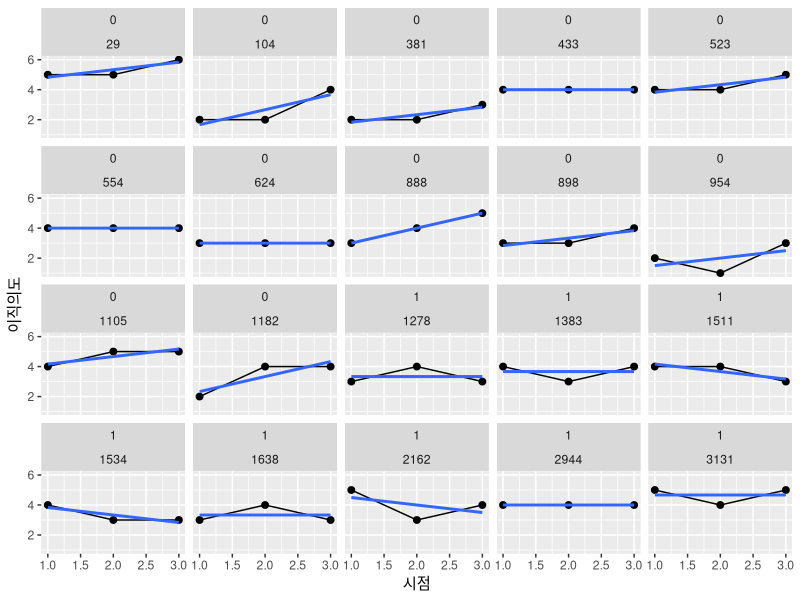
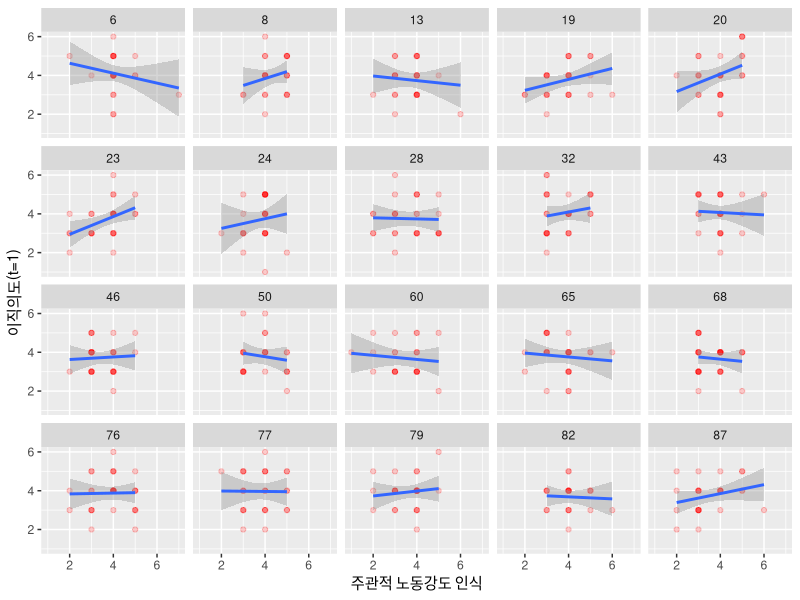
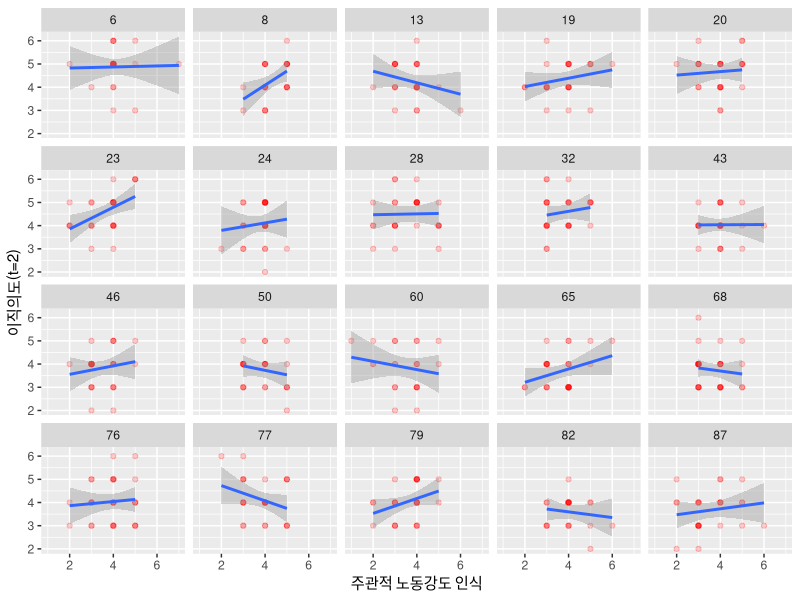
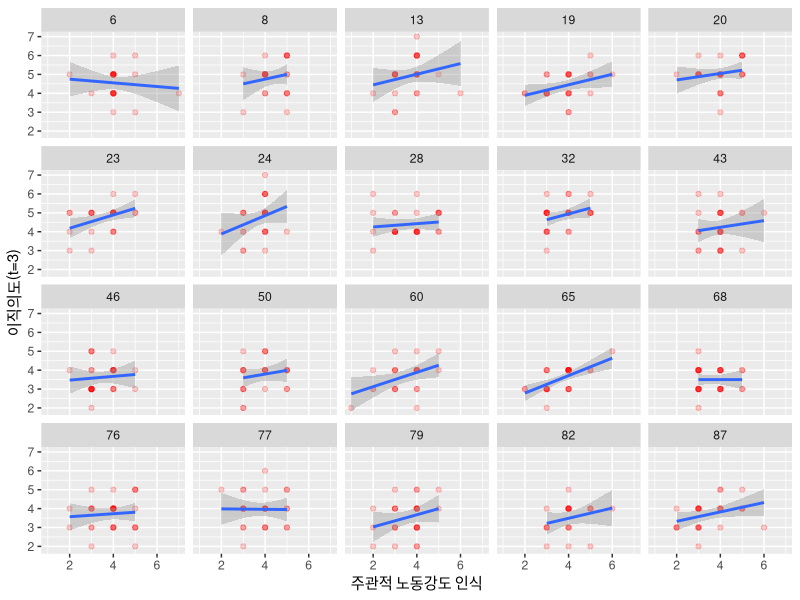
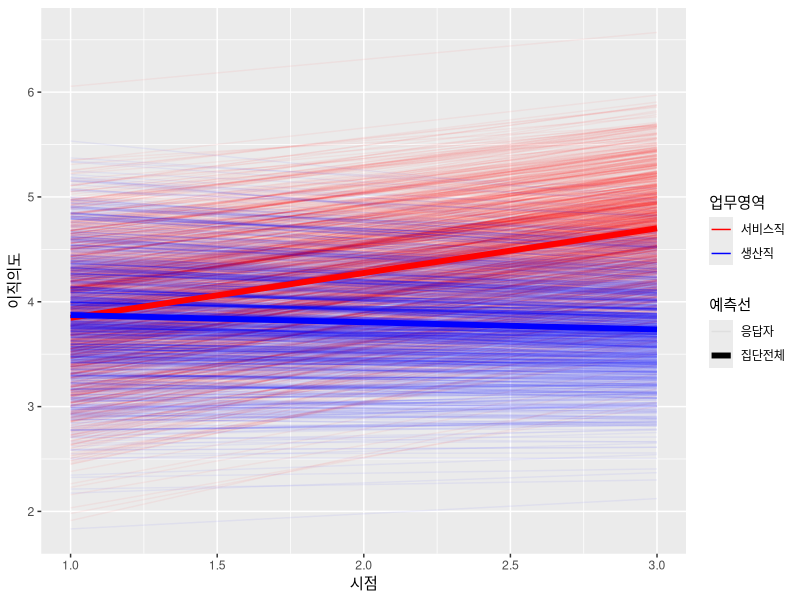
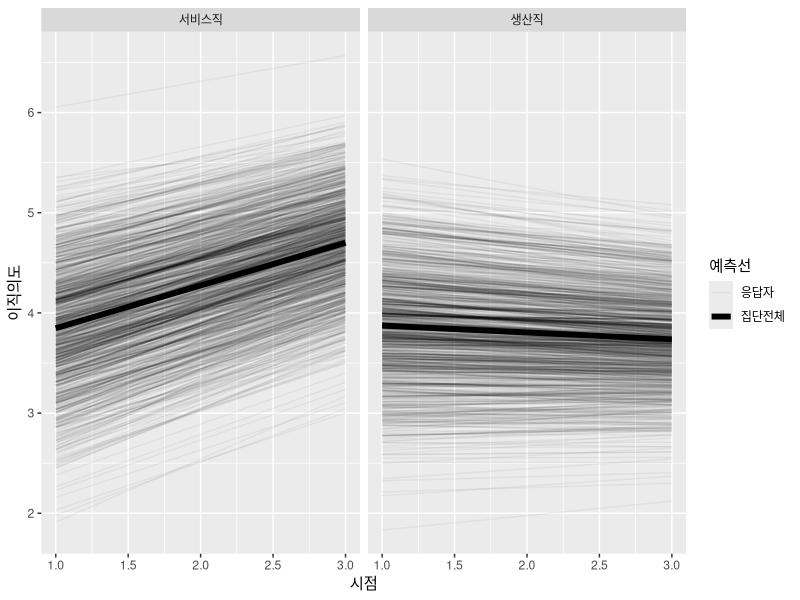

Write the R code that produced these figures, in order.
########################################################
#R를 이용한 다층모형 분석###############################
########################################################

########################################################
#제3부 다층모형 구성 및 추정############################
#02장 3층모형###########################################
#01절 군집형 시계열 데이터(clustered longitudinal data)#
########################################################
#다층모형 추정 및 사전처리를 위한 라이브러리 구동
library('lme4')
library('lmerTest')
library('tidyverse')
#3층 군집형 데이터 불러오기 
setwd("D:/data")
#3수준 데이터 
#군집형 시계열 데이터의 경우 
level3 <- read.csv("my3level_repeat.csv",header=TRUE)
head(level3)
#수준별 사례수를 살펴보자. 
length(unique(level3$pid))
length(unique(level3$gid))

#ix 변수에 대해 집단평균 중심화변환 실시
level3 <- group_by(level3,gid) %>% 
  mutate(gm.ix = ix - mean(ix))
round(level3,2)

#집단수준변수의 경우 가변수이기 때문에 비교코딩 실시
level3$cc.gx <- ifelse(level3$gx==0,-1,1)
table(level3$gx,level3$cc.gx)
#집단크기변수, 집단별 ix 평균 을 위해 집산  
temp <- group_by(level3,gid) %>% 
  summarise(gsize=length(gid),gmix=mean(ix))
temp <- mutate(temp,am.gsize=gsize-mean(gsize),
               am.gmix=gmix-mean(gmix))
#집단수준변수를 데이터에 통합
level3 <- inner_join(level3,temp,by='gid')

#이제 넓은 형태 데이터를 긴형태 데이터로 바꾸자. 
clus.rpt <- reshape(data.frame(level3),idvar='pid',
                    varying=list(3:5),v.names = "y",
                    direction='long')
round(head(clus.rpt),2)
#시간수준변수의 경우 집단평균 중심화변환 
clus.rpt <- group_by(clus.rpt,pid) %>% 
  mutate(gm.time=time-mean(time))
round(clus.rpt,2)

#시간에 따른 변화패턴: 무작위로 20명의 사례를 선정하였음 
clus.rpt.20 <- arrange(clus.rpt,pid)
length.pid <- length(unique(clus.rpt$pid))
clus.rpt.20$myselect <- rep(sample(1:length.pid,
                                   size=length.pid,replace=FALSE),each=3)
clus.rpt.20 <- filter(clus.rpt.20,myselect<21) %>% arrange(pid,time)
clus.rpt.20
ggplot(clus.rpt.20,aes(x=time,y=y))+
  geom_line(stat='identity')+
  geom_point(size=2)+
  geom_smooth(se = FALSE, method = "lm")+
  labs(x='시점',y='이직의도')+
  facet_wrap(~gx+pid)

#집단내의 개인차에 따른 변화패턴: 무작위로 20개의 집단을 선정하였음 
group.select <- data.frame(1:90,sample(1:90,size=90,replace=FALSE))
colnames(group.select) <- c('gid','myrandom')
clus.rpt.20 <- inner_join(clus.rpt,group.select,by='gid')
clus.rpt.20 <- filter(clus.rpt.20,myrandom<21)
ggplot(data=subset(clus.rpt.20,time==1),aes(y=y,x=ix))+
  geom_point(size=1.5,alpha=0.2,colour='red')+
  geom_smooth(method='lm')+
  facet_wrap(~gid)+
  labs(x='주관적 노동강도 인식',y='이직의도(t=1)')
ggplot(data=subset(clus.rpt.20,time==2),aes(y=y,x=ix))+
  geom_point(size=1.5,alpha=0.2,colour='red')+
  geom_smooth(method='lm')+
  facet_wrap(~gid)+
  labs(x='주관적 노동강도 인식',y='이직의도(t=2)')
ggplot(data=subset(clus.rpt.20,time==3),aes(y=y,x=ix))+
  geom_point(size=1.5,alpha=0.2,colour='red')+
  geom_smooth(method='lm')+
  facet_wrap(~gid)+
  labs(x='주관적 노동강도 인식',y='이직의도(t=3)')

#기술통계치
mydescriptive <- function(myvariable){
  mysize <- length(myvariable)
  mymean <- round(mean(myvariable),3)
  mysd <- round(sd(myvariable),3)
  mymin <- round(min(myvariable),3)
  mymax <- round(max(myvariable),3)
  mydes <- matrix(c(mysize,mymean,mysd,mymin,mymax),ncol=5)
  colnames(mydes) <- c('n','mean','sd','min','max')
  mydes
}
#시간수준
mydescriptive(clus.rpt$y)
mydescriptive(clus.rpt$time)
#개인수준
clus.rpt2 <- group_by(clus.rpt,pid) %>% 
  summarise(y=mean(y),
            ix=mean(ix),gid=mean(gid),gx=mean(gx),
            gsize=mean(gsize),am.gmix=mean(am.gmix))
mydescriptive(clus.rpt2$y)
mydescriptive(clus.rpt2$ix)
#집단수준
clus.rpt3 <- group_by(clus.rpt2,gid) %>% 
  summarise(gx=mean(gx),gsize=mean(gsize),
            am.gmix=mean(am.gmix))
mydescriptive(clus.rpt3$gx)
mydescriptive(clus.rpt3$gsize)
mydescriptive(clus.rpt3$am.gmix)

#모형0: ICC계산 
CR.model0 <- lmer(y~1+(1|pid)+(1|gid),data=clus.rpt)
summary(CR.model0)
#랜덤표과 항들 추출 
var.cov <- data.frame(VarCorr(CR.model0))
var.cov
(ICC.pid <- var.cov$vcov[1]/sum(var.cov$vcov))
(ICC.gid <- var.cov$vcov[2]/sum(var.cov$vcov))

#개인수준에서만 랜덤기울기효과 추정 
CR.model1a <- lmer(y~1+gm.time+
                    (gm.time|pid)+(1|gid),
                  data=clus.rpt)
summary(CR.model1a)

#개인수준, 집단수준에서 랜덤기울기효과 추정 
CR.model1b <- lmer(y~1+gm.time+
                    (gm.time|pid)+(gm.time|gid),
                  data=clus.rpt)
summary(CR.model1b)

#개인수준 독립변수 모형2에 투입: 주효과
CR.model2a <- lmer(y~gm.ix+gm.time+
                     (gm.time|pid)+(gm.time|gid),
                   data=clus.rpt)
summary(CR.model2a)

#개인수준 독립변수 모형2에 투입: 상호작용효과
CR.model2b <- lmer(y~gm.ix*gm.time+
                     (gm.time|pid)+(gm.time|gid),
                   data=clus.rpt)
summary(CR.model2b)

#개인수준의 독립변수 기울기에 대한 랜덤효과 추정
CR.model3 <- lmer(y~gm.ix+gm.time+
                    (gm.time|pid)+(gm.ix+gm.time|gid),
                  data=clus.rpt)
summary(CR.model3)
AIC(CR.model3);BIC(CR.model3)

#공분산을 0으로 가정해도 여전히 모형3이 제일 좋음  
CR.model3b <- lmer(y~gm.ix+gm.time+
                     (gm.time|pid)+(gm.ix+gm.time||gid),
                   data=clus.rpt)
summary(CR.model3b)
AIC(CR.model3b);BIC(CR.model3b)

#집단수준 독립변수 투입: 주효과만 
CR.model4a <- lmer(y~(cc.gx+am.gsize+am.gmix)+(gm.time+gm.ix)+
                     (gm.time|pid)+(gm.time|gid),
                   data=clus.rpt)
summary(CR.model4a)

#집단수준 독립변수 투입: gm.time과의 상호작용효과만
CR.model4b <- lmer(y~(cc.gx+am.gsize+am.gmix)*gm.time+gm.ix+
                     (gm.time|pid)+(gm.time|gid),
                   data=clus.rpt)
summary(CR.model4b)


#집단수준 독립변수 투입: gm.ix와의 상호작용효과만
CR.model4c <- lmer(y~(cc.gx+am.gsize+am.gmix)*gm.ix+gm.time+
                     (gm.time|pid)+(gm.time|gid),
                   data=clus.rpt)
summary(CR.model4c)

#집단수준 독립변수 투입: gm.time, & gm.ix와의 상호작용효과만
CR.model4d <- lmer(y~(cc.gx+am.gsize+am.gmix)*(gm.ix+gm.time)+
                     (gm.time|pid)+(gm.time|gid),
                   data=clus.rpt)
summary(CR.model4d)

##3층모형 추정결과 그래프로 나타내기 
fig.data <- group_by(clus.rpt,pid,gid) %>% 
  summarise(gm.time.min=min(gm.time),gm.time.max=max(gm.time),
            cc.gx=mean(cc.gx))
fig.data <- gather(fig.data,"value",gm.time,-gid,-pid,-cc.gx) 
fig.data <- select(fig.data,-value)
#나머지 변수들은 통제함 
fig.data$gm.ix <- 0
fig.data$am.gsize <- 0
fig.data$am.gmix <- 0
fig.data

#모형4B를 기반으로 예측값을 도출함
fig.data$predy <- predict(CR.model4b,fig.data)
fig.data$time <- 2+ fig.data$gm.time
#랜덤효과도 통제한 전체표본의 예측값 평균을 구함
fig.data.pop <- group_by(fig.data,cc.gx,gm.time) %>% 
  summarise_all(mean)

#랜덤효과와 표본전체의 패턴을 같이 제시
ggplot(data=fig.data,aes(x=time,y=predy,colour=factor(cc.gx))) +
  geom_line(aes(y=predy,group=pid,size="응답자"),alpha=0.05) +
  geom_line(data=fig.data.pop,aes(x=time,y=predy,size="집단전체")) +
  scale_size_manual(name="예측선",values=c("응답자"=0.5,"집단전체"=2))+
  scale_colour_manual(values=c('-1'='red','1'='blue'),
                      labels=c("서비스직","생산직"))+  
  labs(x='시점',y='이직의도',col='업무영역')

#가독성을 위해 업무영역을 텍스트 데이터로 변환 
fig.data$gx.label <- ifelse(fig.data$cc.gx==-1,"서비스직","생산직")
fig.data.pop$gx.label <- ifelse(fig.data.pop$cc.gx==-1,"서비스직","생산직")
fig.data$gx.label <- factor(fig.data$gx.label,
                            levels=c("서비스직","생산직"))
fig.data.pop$gx.label <- factor(fig.data.pop$gx.label,
                                levels=c("서비스직","생산직"))
#랜덤효과와 표본전체의 패턴을 같이 제시
ggplot(data=fig.data,aes(x=time,y=predy)) +
  geom_line(aes(y=predy,group=pid,size="응답자"),alpha=0.05) +
  geom_line(data=fig.data.pop,aes(x=time,y=predy,size="집단전체")) +
  scale_size_manual(name="예측선",values=c("응답자"=0.5,"집단전체"=2))+
  labs(x='시점',y='이직의도')+
  facet_grid(~gx.label)
